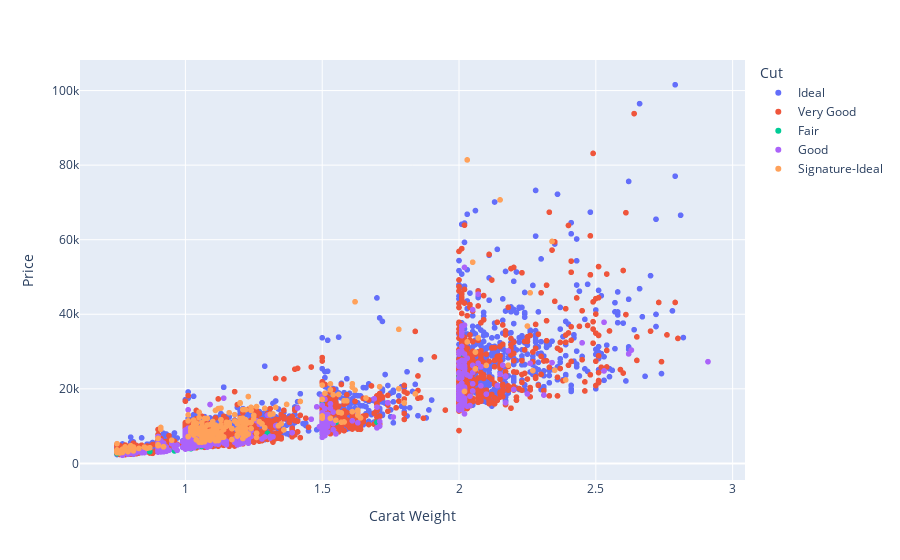

Notebook cell for this chart:
### Code cell
fig = px.scatter(df, x="Carat Weight", y= "Price", color = "Cut")
fig.show()

### Figure 1 — Plotly figure (JSON) as saved in the notebook; plotly's stock layout.template omitted (floating-point values rounded to 4 significant figures; data arrays with more than 128 entries replaced by an {"elided": "..."} marker saying what was removed)
{"data": [{"hovertemplate": "Cut=Ideal<br>Carat Weight=%{x}<br>Price=%{y}<extra></extra>", "legendgroup": "Ideal", "marker": {"color": "#636efa", "symbol": "circle"}, "mode": "markers", "name": "Ideal", "showlegend": true, "type": "scattergl", "x": {"elided": "2482 float values"}, "xaxis": "x", "y": {"elided": "2482 int values"}, "yaxis": "y"}, {"hovertemplate": "Cut=Very Good<br>Carat Weight=%{x}<br>Price=%{y}<extra></extra>", "legendgroup": "Very Good", "marker": {"color": "#EF553B", "symbol": "circle"}, "mode": "markers", "name": "Very Good", "showlegend": true, "type": "scattergl", "x": {"elided": "2428 float values"}, "xaxis": "x", "y": {"elided": "2428 int values"}, "yaxis": "y"}, {"hovertemplate": "Cut=Fair<br>Carat Weight=%{x}<br>Price=%{y}<extra></extra>", "legendgroup": "Fair", "marker": {"color": "#00cc96", "symbol": "circle"}, "mode": "markers", "name": "Fair", "showlegend": true, "type": "scattergl", "x": {"elided": "129 float values"}, "xaxis": "x", "y": {"elided": "129 int values"}, "yaxis": "y"}, {"hovertemplate": "Cut=Good<br>Carat Weight=%{x}<br>Price=%{y}<extra></extra>", "legendgroup": "Good", "marker": {"color": "#ab63fa", "symbol": "circle"}, "mode": "markers", "name": "Good", "showlegend": true, "type": "scattergl", "x": {"elided": "708 float values"}, "xaxis": "x", "y": {"elided": "708 int values"}, "yaxis": "y"}, {"hovertemplate": "Cut=Signature-Ideal<br>Carat Weight=%{x}<br>Price=%{y}<extra></extra>", "legendgroup": "Signature-Ideal", "marker": {"color": "#FFA15A", "symbol": "circle"}, "mode": "markers", "name": "Signature-Ideal", "showlegend": true, "type": "scattergl", "x": {"elided": "253 float values"}, "xaxis": "x", "y": {"elided": "253 int values"}, "yaxis": "y"}], "layout": {"autosize": true, "legend": {"title": {"text": "Cut"}, "tracegroupgap": 0}, "margin": {"t": 60}, "xaxis": {"anchor": "y", "autorange": true, "domain": [0, 1], "range": [0.6231, 3.037], "title": {"text": "Carat Weight"}, "type": "linear"}, "yaxis": {"anchor": "x", "autorange": true, "domain": [0, 1], "range": [-5511.0, 109300.0], "title": {"text": "Price"}, "type": "linear"}}}
